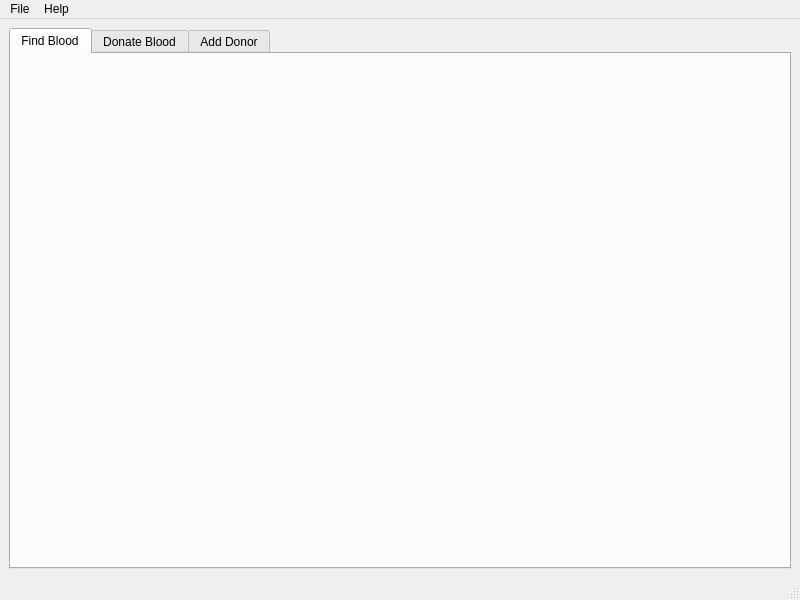
<?xml version="1.0" encoding="UTF-8"?>
<ui version="4.0">
 <class>MainWindow</class>
 <widget class="QMainWindow" name="MainWindow">
  <property name="geometry">
   <rect>
    <x>0</x>
    <y>0</y>
    <width>800</width>
    <height>600</height>
   </rect>
  </property>
  <property name="windowTitle">
   <string>Blood Bank Database</string>
  </property>
  <widget class="QWidget" name="centralwidget">
   <layout class="QGridLayout" name="gridLayout">
    <item row="0" column="0">
     <widget class="QTabWidget" name="tabWidget">
      <property name="currentIndex">
       <number>0</number>
      </property>
      <widget class="QWidget" name="tabFindBlood">
       <attribute name="title">
        <string>Find Blood</string>
       </attribute>
      </widget>
      <widget class="QWidget" name="tabDonate">
       <attribute name="title">
        <string>Donate Blood</string>
       </attribute>
      </widget>
      <widget class="QWidget" name="tabAddDonor">
       <attribute name="title">
        <string>Add Donor</string>
       </attribute>
       <layout class="QGridLayout" name="gridLayout_2">
        <item row="1" column="1">
         <layout class="QFormLayout" name="formLayout">
          <property name="horizontalSpacing">
           <number>20</number>
          </property>
          <property name="verticalSpacing">
           <number>6</number>
          </property>
          <item row="0" column="0">
           <widget class="QLabel" name="label">
            <property name="text">
             <string>Name :</string>
            </property>
           </widget>
          </item>
          <item row="0" column="1">
           <widget class="QLineEdit" name="inputNameAdd"/>
          </item>
          <item row="1" column="0">
           <widget class="QLabel" name="label_2">
            <property name="text">
             <string>Age :</string>
            </property>
           </widget>
          </item>
          <item row="1" column="1">
           <widget class="QLineEdit" name="inputAgeAdd">
            <property name="inputMask">
             <string>99</string>
            </property>
           </widget>
          </item>
          <item row="2" column="0">
           <widget class="QLabel" name="label_3">
            <property name="text">
             <string>Sex :</string>
            </property>
           </widget>
          </item>
          <item row="2" column="1">
           <widget class="QLineEdit" name="inputSexAdd"/>
          </item>
          <item row="3" column="0">
           <widget class="QLabel" name="label_4">
            <property name="text">
             <string>Phone :</string>
            </property>
           </widget>
          </item>
          <item row="3" column="1">
           <widget class="QLineEdit" name="inputPhoneAdd">
            <property name="inputMask">
             <string>9999999999</string>
            </property>
           </widget>
          </item>
          <item row="4" column="0">
           <widget class="QLabel" name="label_5">
            <property name="text">
             <string>Address :</string>
            </property>
           </widget>
          </item>
          <item row="4" column="1">
           <widget class="QPlainTextEdit" name="inputAddressAdd"/>
          </item>
          <item row="5" column="1">
           <widget class="QLabel" name="label_6">
            <property name="text">
             <string/>
            </property>
           </widget>
          </item>
          <item row="6" column="1">
           <widget class="QDialogButtonBox" name="buttonBoxAdd">
            <property name="standardButtons">
             <set>QDialogButtonBox::Cancel|QDialogButtonBox::Save</set>
            </property>
           </widget>
          </item>
         </layout>
        </item>
        <item row="1" column="2">
         <spacer name="horizontalSpacer_2">
          <property name="orientation">
           <enum>Qt::Horizontal</enum>
          </property>
          <property name="sizeHint" stdset="0">
           <size>
            <width>40</width>
            <height>20</height>
           </size>
          </property>
         </spacer>
        </item>
        <item row="1" column="0">
         <spacer name="horizontalSpacer">
          <property name="orientation">
           <enum>Qt::Horizontal</enum>
          </property>
          <property name="sizeHint" stdset="0">
           <size>
            <width>40</width>
            <height>20</height>
           </size>
          </property>
         </spacer>
        </item>
        <item row="0" column="1">
         <spacer name="verticalSpacer">
          <property name="orientation">
           <enum>Qt::Vertical</enum>
          </property>
          <property name="sizeHint" stdset="0">
           <size>
            <width>20</width>
            <height>40</height>
           </size>
          </property>
         </spacer>
        </item>
        <item row="2" column="1">
         <spacer name="verticalSpacer_2">
          <property name="orientation">
           <enum>Qt::Vertical</enum>
          </property>
          <property name="sizeHint" stdset="0">
           <size>
            <width>20</width>
            <height>40</height>
           </size>
          </property>
         </spacer>
        </item>
       </layout>
      </widget>
     </widget>
    </item>
   </layout>
  </widget>
  <widget class="QMenuBar" name="menubar">
   <property name="geometry">
    <rect>
     <x>0</x>
     <y>0</y>
     <width>800</width>
     <height>30</height>
    </rect>
   </property>
   <widget class="QMenu" name="menuFile">
    <property name="title">
     <string>File</string>
    </property>
    <addaction name="actionQuit"/>
   </widget>
   <widget class="QMenu" name="menuHelp">
    <property name="title">
     <string>Help</string>
    </property>
   </widget>
   <addaction name="menuFile"/>
   <addaction name="menuHelp"/>
  </widget>
  <widget class="QStatusBar" name="statusbar"/>
  <action name="actionQuit">
   <property name="text">
    <string>Quit</string>
   </property>
  </action>
 </widget>
 <resources/>
 <connections/>
</ui>
